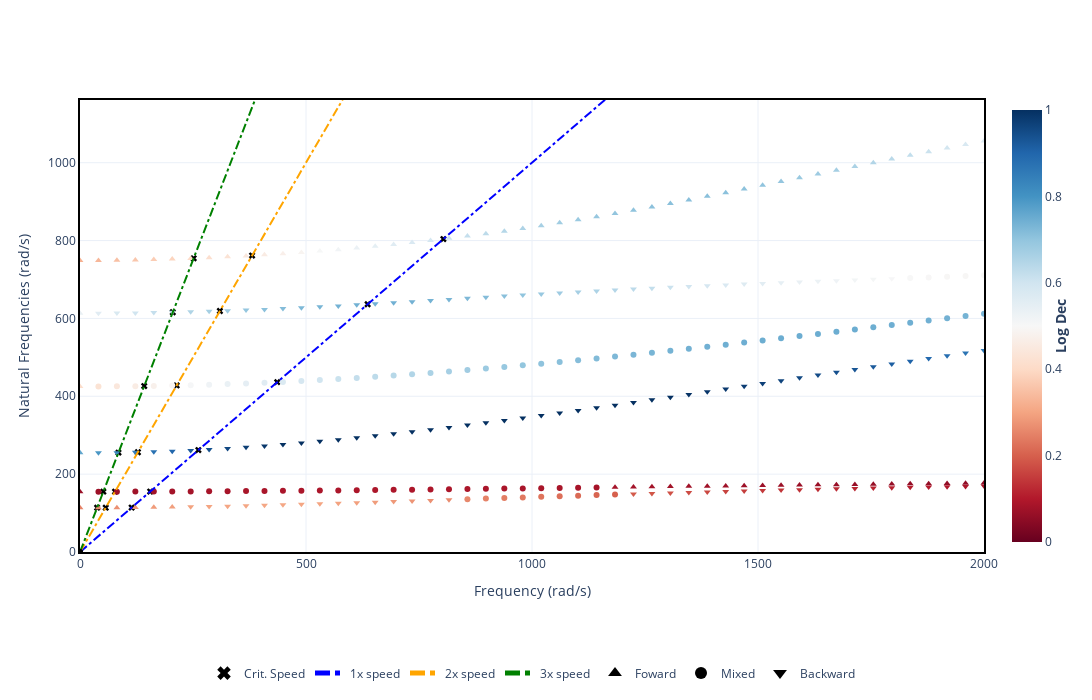

This figure's notebook cell:
### Code cell
campbell = rotor.run_campbell(speed_range=np.linspace(0, 2000))
campbellfig = campbell.plot(harmonics=[1, 2, 3],width=1200,height=700)
campbellfig.show()
